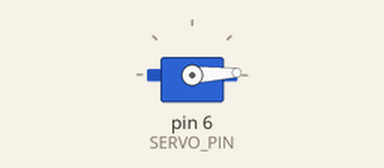
The sketch below on a simulated Arduino Uno, built with avr-gcc and run on an emulated ATmega328P. Parts: servo.

Above: at 0.05 s.
At 0.85 s:
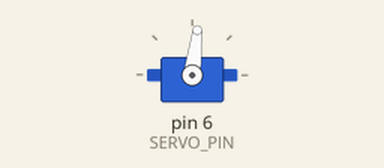
At 1.7 s:
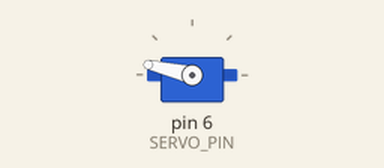
At 3.6 s:
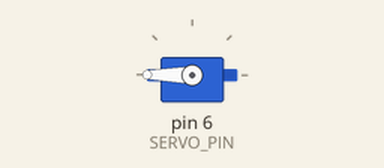
Timing chart, 0 to 8.4 s (numbered marks = the images above):
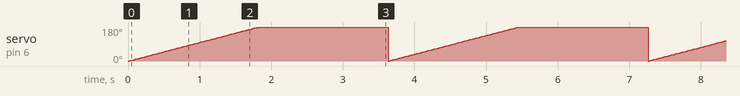

Measured:
- by itself, servo on pin 6 (SERVO_PIN): ramps from 0° to 180° and jumps back, once every 3.6 s

The sketch:

servo_test.ino
```cpp
#include <Servo.h>

const static int SERVO_PIN = 6;

Servo direction_servo;

void setup() {
  // put your setup code here, to run once:
  direction_servo.attach(SERVO_PIN);

}

static int servo_dir = 0;

void loop() {
  // put your main code here, to run repeatedly:
  direction_servo.write(servo_dir);
  servo_dir += 1;
  servo_dir = servo_dir % 360;
  delay(10);

}
```
